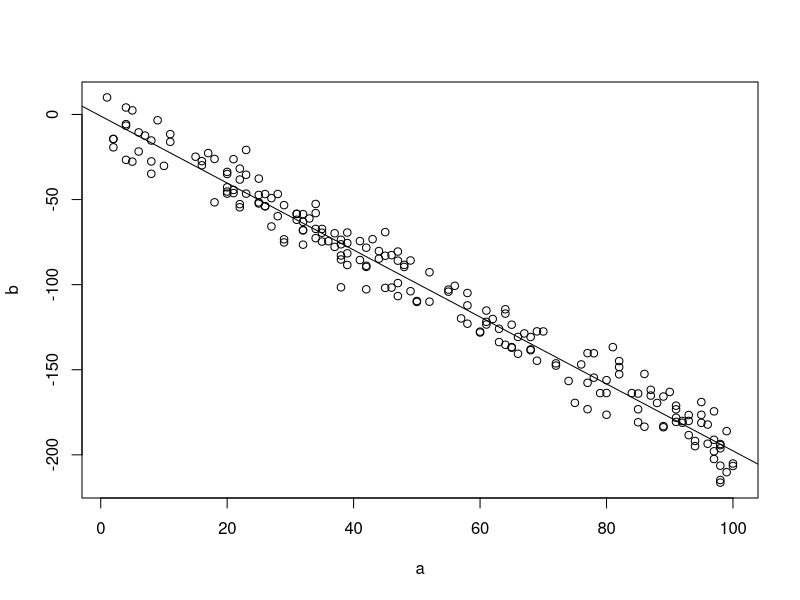

R code for this plot:
## Regresszió teszt
x <- sample(1:100, 200, replace = TRUE)
y <- -2 * x + rnorm(n = 200, mean = 1, sd = 10)

## adattábla létrehozás
adat <- data.frame(a = x, b = y)

## Ábrázolás adattáblával
plot(b ~ a, data = adat)

## Korreláció
cov(x,y)
cor(x,y)

### Lineáris modell
adat.lm = lm(b ~ a, data = adat)
## tengelymetszet nélkül
adatnoint.lm = lm(b ~ a - 1, data = adat)

abline(adat.lm)

summary(adat.lm)
